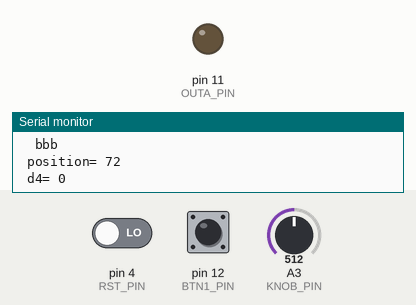
Simulated run of this sketch. Board: Arduino Uno, built with avr-gcc and run on an emulated ATmega328P. Parts: output pins drawn as LEDs (lit = HIGH), the last lines printed to the serial monitor. The inputs (shaded band) are chosen by the test bench; at power-on: pin 12 (BTN1_PIN) HIGH, pin 4 (RST_PIN) LOW, A3 (KNOB_PIN) = 512.

Above: at 1.2 s.
1.3 s: pin 12 (BTN1_PIN) pulled LOW for 0.15 s
At 1.9 s:
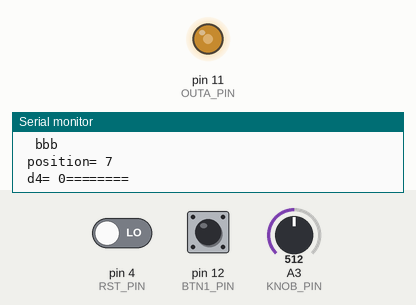
Timing chart, 0 to 4.3 s (numbered marks = the images above; inputs shaded):
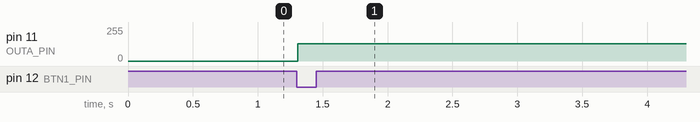

Measured:
- after the input at 1.3 s, pin 11 (OUTA_PIN): 0/255 → 128/255 at once

The sketch:

MemoryLFO_for_Lgt8f328p.ino
```cpp
//记忆旋钮电压模块
#define KNOB_PIN 3   //旋钮引脚
#define RST_PIN 4    //复位引脚
#define BTN1_PIN 12  //按钮引脚
#define BTN2_PIN 13  //按钮引脚
#define OUTA_PIN 11  //OUT PWM引脚

int value[768] = { 0 };  //给部分数组元素赋值
int position = 0;        //最大值为768
int lastBtn1 = 1;
int memStep = 768;
byte clockLv2 = 0;

void setup() {
  pinMode(BTN1_PIN, INPUT_PULLUP);
  pinMode(BTN2_PIN, INPUT_PULLUP);
  pinMode(RST_PIN, INPUT);

  Serial.begin(115200);  //使用Serial.begin()函数来初始化串口波特率,参数为要设置的波特率
}

void loop() {
  delay(16);

  // Serial.print("knob= ");
  // Serial.println(analogRead(KNOB_PIN));
  // Serial.print("btn1= ");
  // Serial.println(digitalRead(BTN1_PIN));

  if (digitalRead(BTN1_PIN) != lastBtn1) {
    Serial.println("  change-----------------------   ");
    lastBtn1 = digitalRead(BTN1_PIN);
    position = 0;
  }
  if (digitalRead(BTN1_PIN) == 0 && lastBtn1 == 0) {
    Serial.println("  aaa   ");
    value[position] = analogRead(KNOB_PIN) >> 2;
    if (position < 768) position++;
    lastBtn1 = 0;
    memStep = position;
  } else if (digitalRead(BTN1_PIN) == 1 && lastBtn1 == 1) {
    Serial.println("  bbb   ");

    if (position < memStep) position++;
    else position = 0;
  }

  Serial.print(" position= ");
  Serial.println(position);
  Serial.print(" d4= ");
  Serial.print(digitalRead(4));

  //gate信号触发复位
  if (digitalRead(4) != clockLv2 && clockLv2 == 0) {
    position = 0;
    // Serial.println("Rst");
    clockLv2 = 1;
  }
  //暂存复位触发信息
  if (digitalRead(4) != clockLv2 && clockLv2 == 1) {
    clockLv2 = 0;
  }
  // Serial.print(" value= ");
  // Serial.print(value[position]);
  int tempPosition = position < 1 ? 0 : position - 1;
  for (int i = 0; i < (value[tempPosition] >> 4); i++) {
    Serial.print("=");
  }
  Serial.println("     ");
  analogWrite(OUTA_PIN, value[tempPosition]);
}
```
